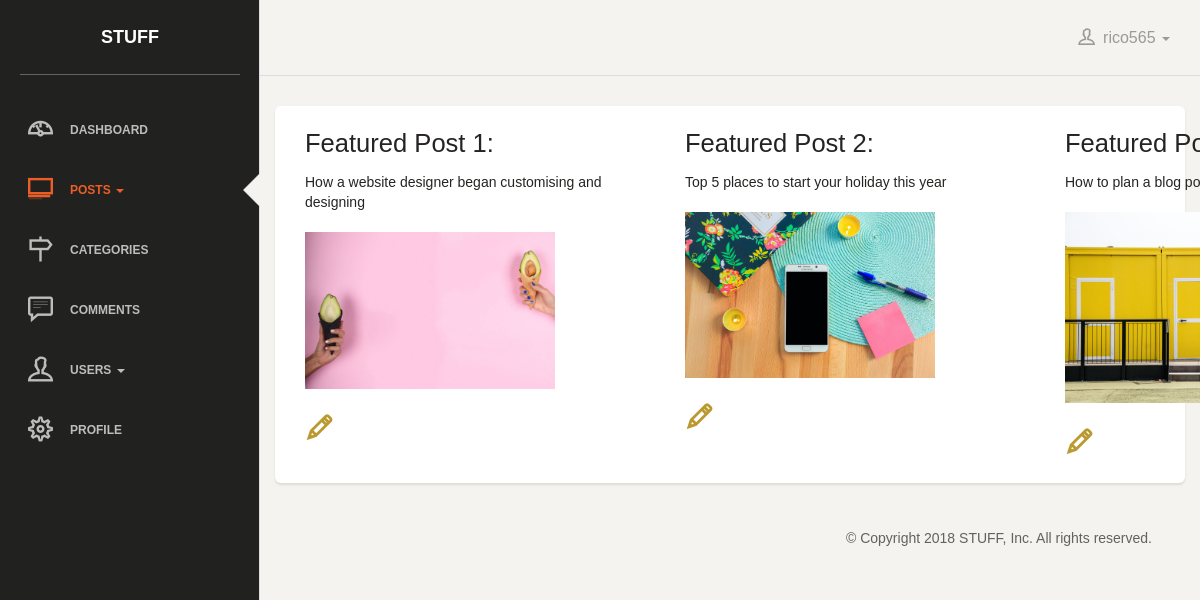
Screenshot of /admin/featured.php (signed in) with the database file from the repository.
### tables this page shows
CREATE TABLE `posts` (
  `post_id` int(3) NOT NULL,
  `post_cat_id` int(3) NOT NULL,
  `post_img` text NOT NULL,
  `post_date` date NOT NULL,
  `post_title` varchar(255) NOT NULL,
  `post_author` varchar(255) NOT NULL,
  `post_content` text NOT NULL,
  `post_tags` varchar(255) NOT NULL,
  `post_status` varchar(255) NOT NULL DEFAULT 'DRAFT'
);

CREATE TABLE `featured` (
  `feat_id` int(3) NOT NULL,
  `feat_post_id` int(3) NOT NULL,
  `feat_img` text NOT NULL
);

### admin/functions.php (the view, shortened to what this page needs)
    <?php
        function displayFeaturedPosts()
        {
            global $con;
            $feat_select = "SELECT * FROM featured";
            $feat_query = mysqli_query($con, $feat_select);
            while ($row = mysqli_fetch_assoc($feat_query))
            {
                $feat_id      = $row['feat_id'];
                $feat_post_id = $row['feat_post_id'];
                $feat_img     = $row['feat_img'];
                $post_select = "SELECT * FROM posts WHERE post_id = $feat_post_id";
                $post_query  = mysqli_query($con, $post_select);
                while ($row = mysqli_fetch_assoc($post_query))
                {
                    $post_title = $row['post_title'];
                    echo "
                        <div class='col-md-4'>
                            <h3>Featured Post $feat_id:</h3>
                            <div class='typo-line'>$post_title</div>
                            <br>
                            <img src='../img/$feat_img' width='250'>
                            <br>
                            <br>
                            <a href='edit_featured.php?feat_id=$feat_id'><i class='ti-pencil text-warning fs-lg'></i></a></a>
                        </div>
                    ";
                }
            }
        }
?>

### admin/css/class.css (style rules this page uses)
.fs-lg { font-size: 200%; font-weight: bold; }

### rows the page displays
featured: feat_id "1"
posts: post_title "How a website designer began customising and designing", featured.feat_img (picture)
featured: feat_id "2"
posts: post_title "Top 5 places to start your holiday this year", featured.feat_img (picture)
posts: post_title "How to plan a blog…", featured.feat_img (picture)

### other values shown
$username "rico565"
